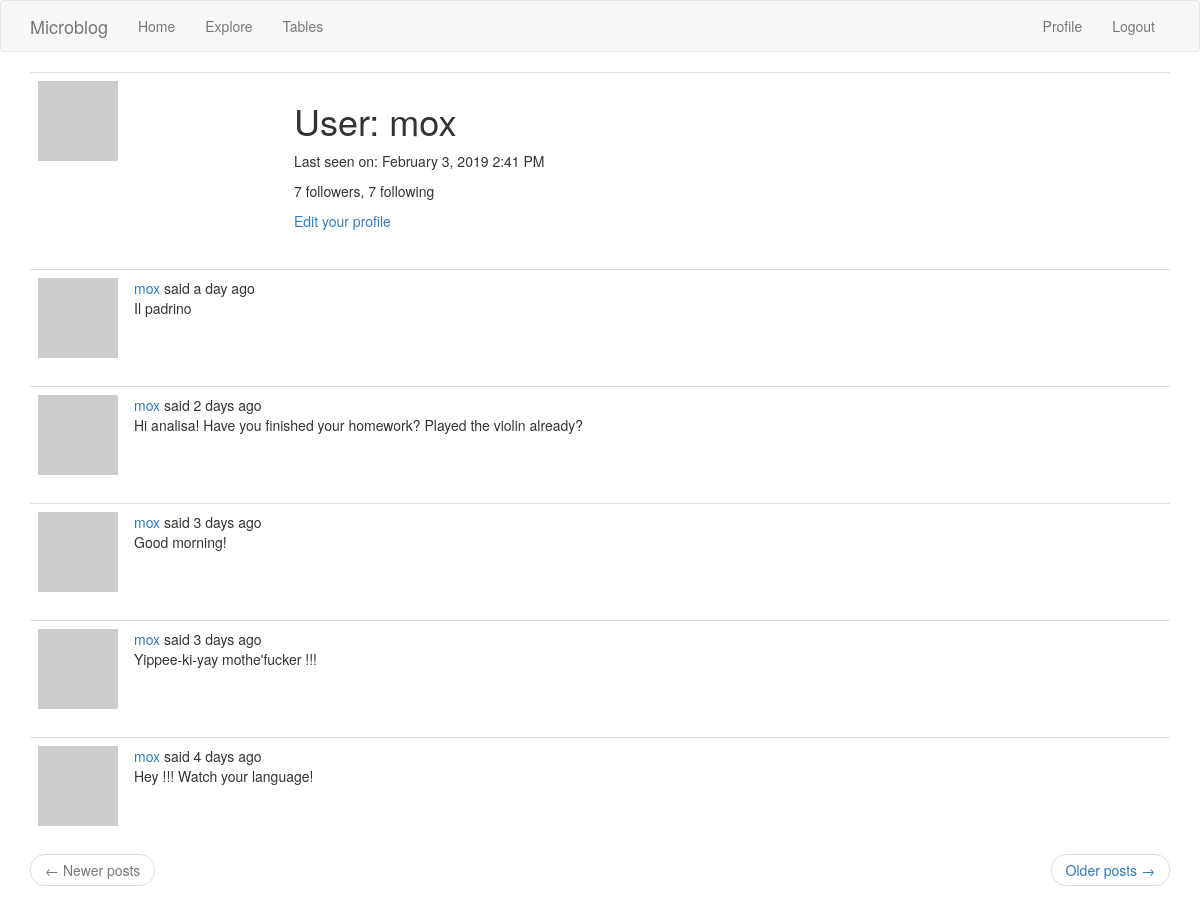
/user/mox (signed in), run on an earlier commit of the app's database.
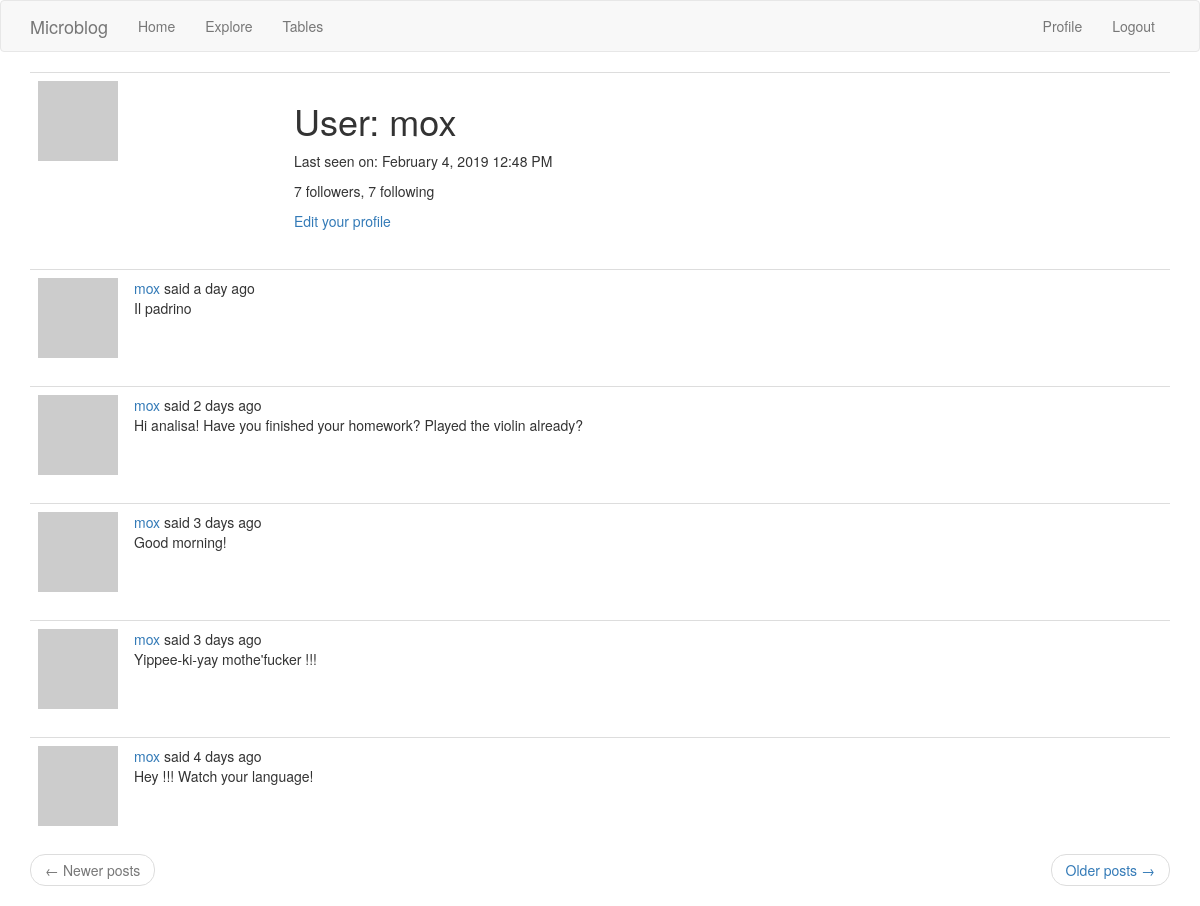
And on a later commit of the database.
### app/models.py (models this page shows, shortened)
class User(UserMixin, db.Model):
    id = db.Column(db.Integer, primary_key=True)
    username = db.Column(db.String(60), index=True, unique=True)
    email = db.Column(db.String(120), index=True, unique=True)
    password_hash = db.Column(db.String(128))
    about_me = db.Column(db.String(140))
    last_seen = db.Column(db.DateTime, default=datetime.utcnow)
    posts = db.relationship('Post', backref='author', lazy='dynamic')
    followed = db.relationship('User', secondary=followers,
                               primaryjoin=(followers.c.follower_id == id),
                               secondaryjoin=(followers.c.followed_id == id),
                               backref=db.backref('followers', lazy='dynamic'),
                               lazy='dynamic')
    def avatar(self, size):
        digest = md5(self.email.lower().encode('utf-8')).hexdigest()
        return f'https://www.gravatar.com/avatar/{digest}?d=monsterid&s={size}'

class Post(db.Model):
    id = db.Column(db.Integer, primary_key=True)
    body = db.Column(db.String(140))
    timestamp = db.Column(db.DateTime, index=True, default=datetime.utcnow)
    language = db.Column(db.String(5))                             # the source language for posts
    user_id = db.Column(db.Integer, db.ForeignKey('user.id'))

### app/routes.py (the view)
@app.route('/user/<username>')
@login_required
def user(username):
    user = User.query.filter_by(username=username).first_or_404()
    page = request.args.get('page', 1, type=int)
    posts = user.posts.order_by(Post.timestamp.desc()).paginate(
        page, app.config['POSTS_PER_PAGE'], False)
    next_url = url_for('user', username=user.username, page=posts.next_num) \
        if posts.has_next else None
    prev_url = url_for('user', username=user.username, page=posts.prev_num) \
        if posts.has_prev else None
    return render_template('user.html', user=user, posts=posts.items,
                           next_url=next_url, prev_url=prev_url)

### app/models.py (called while the page is built)
@login.user_loader
def load_user(id):
    return User.query.get(int(id))

### app/routes.py (called while the page is built)
@app.before_request
def before_request():
    if current_user.is_authenticated:
        current_user.last_seen = datetime.utcnow()
        db.session.commit()
    g.locale = str(get_locale())

### app/templates/user.html (shortened to what this page needs)
{% extends "base.html" %}
{% block app_content %}
    <table class="table table-hover">
        <tr>
            <td width="256px"><img src="{{ user.avatar(256) }}"></td>
            <td>
                <h1>{{ _('User') }}: {{ user.username }}</h1>
                {% if user.last_seen %}
                <p>{{ _('Last seen on') }}: {{ moment(user.last_seen).format('LLL') }}</p>
                {% endif %}
                <p>{{ _('%(count)d followers', count=user.followers.count()) }}, {{ _('%(count)d following', count=user.followed.count()) }}</p>
                {% if user == current_user %}
                <p><a href="{{ url_for('edit_profile') }}">{{ _('Edit your profile') }}</a></p>
                {% elif not current_user.is_following(user) %}
                <p><a href="{{ url_for('follow', username=user.username) }}">{{ _('Follow') }}</a></p>
                {% else %}
                <p><a href="{{ url_for('unfollow', username=user.username) }}">{{ _('Unfollow') }}</a></p>
                {% endif %}
            </td>
        </tr>
    </table>
    {% for post in posts %}
        {% include '_post.html' %}
    {% endfor %}
    <nav aria-label="...">
        <ul class="pager">
            <li class="previous{% if not prev_url %} disabled{% endif %}">
                <a href="{{ prev_url or '#' }}">
                    <span aria-hidden="true">&larr;</span> {{ _('Newer posts') }}
                </a>
            </li>
            <li class="next{% if not next_url %} disabled{% endif %}">
                <a href="{{ next_url or '#' }}">
                    {{ _('Older posts') }} <span aria-hidden="true">&rarr;</span>
                </a>
            </li>
        </ul>
    </nav>
{% endblock %}

### app/templates/base.html (shortened to what this page needs)
{% extends 'bootstrap/base.html' %}
{% block navbar %}
    <nav class="navbar navbar-default">
        <div class="container">
            <div class="navbar-header">
                <a class="navbar-brand" href="{{ url_for('index') }}">Microblog</a>
            </div>
            <div class="collapse navbar-collapse" id="bs-example-navbar-collapse-1">
                <ul class="nav navbar-nav">
                    <li><a href="{{ url_for('index') }}">Home</a></li>
                    <li><a href="{{ url_for('explore') }}">Explore</a></li>
                    <li><a href="{{ url_for('tables') }}">Tables</a></li>
                </ul>
                <ul class="nav navbar-nav navbar-right">
                    {% if current_user.is_anonymous %}
                    <li><a href="{{ url_for('login') }}">Login</a></li>
                    {% else %}
                    <li><a href="{{ url_for('user', username=current_user.username) }}">Profile</a></li>
                    <li><a href="{{ url_for('logout') }}">Logout</a></li>
                    {% endif %}
                </ul>
            </div>
        </div>
    </nav>
{% endblock %}
{% block content %}
    <div class="container">
        {% block app_content %}{% endblock %}
    </div>
{% endblock %}

### app/templates/_post.html (shortened to what this page needs)
<table class="table table-hover">
        <tr>
            <td width="70px">
                <a href="{{ url_for('user', username=post.author.username) }}">
                    <img src="{{ post.author.avatar(70) }}" />
                </a>
            </td>
            <td>
                {{ _('%(username)s said %(when)s',
                    username=user_link, when=moment(post.timestamp).fromNow()) }}
                <br>
                <span id="post{{ post.id }}">{{ post.body }}</span>
                <br>
            </td>
        </tr>
</table>

What changed in the data, as far as the page shows it:
changed User "mox": last_seen "February 3, 2019 2:41 PM" → "February 4, 2019 12:48 PM"
